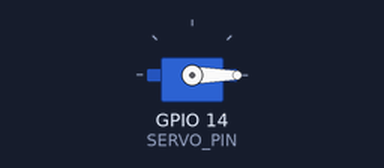
Bench run of a sketch on a simulated ESP32. On the bench: servo. What the sketch prints to the serial monitor is not drawn.

Above: at 0.05 s.
At 2.65 s:
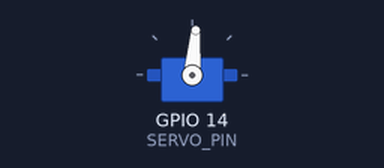
At 5.25 s:
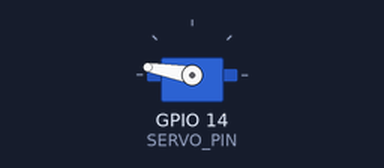
At 10.5 s:
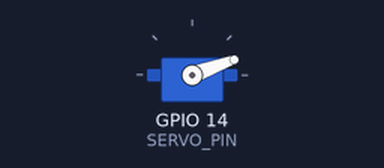
Timing chart, 0 to 14.4 s (numbered marks = the images above):
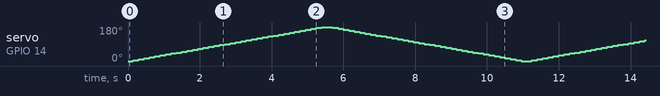

The sketch:

esp32_cam_servo_supurme_github.ino
```cpp
#include <ESP32Servo.h>

Servo camServo;

static const int SERVO_PIN = 14;   // IO14
static const int MIN_US = 500;
static const int MAX_US = 2500;

void setup() {
  Serial.begin(115200);

  camServo.setPeriodHertz(50);
  camServo.attach(SERVO_PIN, MIN_US, MAX_US);

  Serial.println("Servo test basladi.");
}

void loop() {
  for (int a = 0; a <= 180; a += 5) {
    camServo.write(a);
    delay(150);
  }
  for (int a = 180; a >= 0; a -= 5) {
    camServo.write(a);
    delay(150);
  }
}
```
